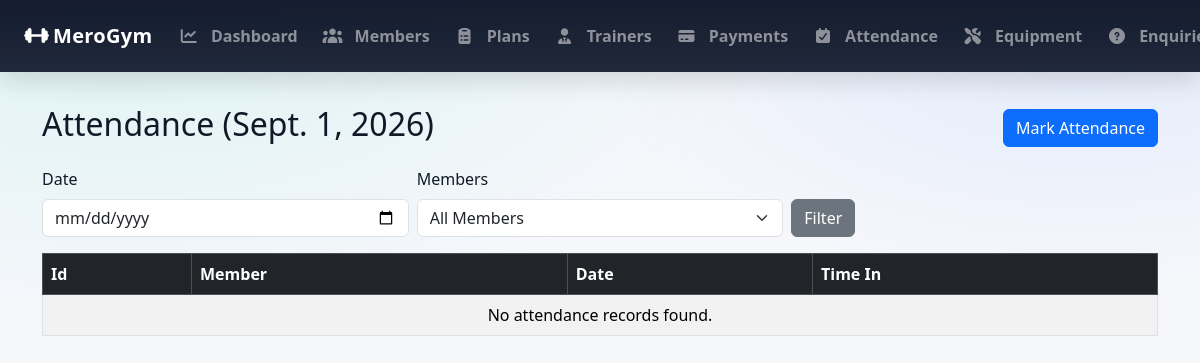
/admin_attendance/ (signed in), run on an earlier commit of the app's database.
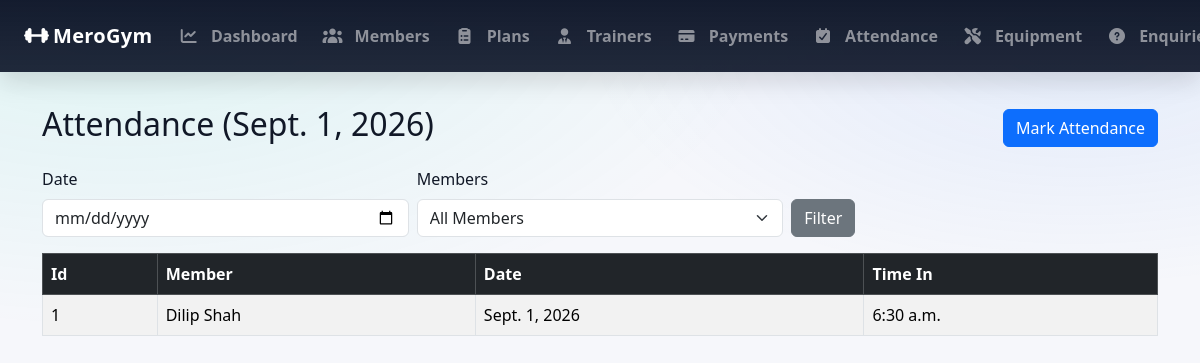
And on a later commit of the database.
### GymApp/models.py (models this page shows, shortened)
class Attendance(models.Model):
    member = models.ForeignKey(
        MemberProfile,
        on_delete=models.CASCADE,
        related_name='attendances'
    )
    date = models.DateField(default=timezone.now)
    time_in = models.TimeField(null=True, blank=True) # time when member checked in
    class Meta:
        unique_together = ('member', 'date') # ensure one attendance record per member per day

class MemberProfile(models.Model):
    GENDER_CHOICES = (
        ('MALE', 'Male'),
        ('FEMALE', 'Female'),
        ('OTHER', 'Other'),
    )
    user = models.OneToOneField(settings.AUTH_USER_MODEL, on_delete=models.CASCADE, related_name='member_profile')
    full_name = models.CharField(max_length=100)
    mobile = models.CharField(max_length=15)
    age = models.PositiveIntegerField(null=True, blank=True)
    gender = models.CharField(max_length=10, choices=GENDER_CHOICES, null=True, blank=True)
    address = models.TextField(blank=True)
    join_date = models.DateField(default=timezone.now)
    plan = models.ForeignKey(MembershipPlan,
                             on_delete=models.SET_NULL, # If plan is deleted, set to null
                             null=True, blank=True,
                             related_name='members'
                             )
    trainer = models.ForeignKey(
        Trainer,
        on_delete=models.SET_NULL,  # If trainer is deleted, set to null
        null=True, blank=True,
        related_name='members' # access members via trainer.members
    )
    membership_start = models.DateField(null=True, blank=True)
    membership_end = models.DateField(null=True, blank=True)
    is_membership_active = models.BooleanField(default=True)

### GymApp/views.py (the view)
    def wrapper(request, *args, **kwargs):
        if not request.user.is_authenticated or getattr(request.user, 'role', None) != 'ADMIN':
            messages.error(request, 'You must be logged in as an admin to access this page.')
            return redirect('admin_login')  # Redirect to the admin login page
        return view_func(request, *args, **kwargs)

### GymApp/views.py (called while the page is built)
def admin_required(view_func):
    def wrapper(request, *args, **kwargs):
        if not request.user.is_authenticated or getattr(request.user, 'role', None) != 'ADMIN':
            messages.error(request, 'You must be logged in as an admin to access this page.')
            return redirect('admin_login')  # Redirect to the admin login page
        return view_func(request, *args, **kwargs)
    return wrapper

### GymApp/templates/admin_attendance_list.html (shortened to what this page needs)
{% extends 'base.html' %}
{% block content %}
<div class="d-flex justify-content-between align-items-center mb-3">
    <h2>Attendance ({{ selected_date }})</h2>
    <a href="{% url 'admin_attendance_add' %}" class="btn btn-primary">Mark Attendance</a>
</div>
<form method="get" class="row g-2 mb-3">
    <div class="col-md-4">
        <label for="date" class="form-label">Date</label>
        <input type="date" class="form-control" id="date" name="date" value="{{ selected_date }}">
    </div>
    <div class="col-md-4">
        <label for="member_id" class="form-label">Members</label>
        <select name="member_id" id="member_id" class="form-select">
            <option value="">All Members</option>
        </select>
    </div>
    <div class="col-md-2 d-flex align-items-end">
        <button type="submit" class="btn btn-secondary">Filter</button>
    </div>
</form>
<table class="table table-bordered table-striped">
    <thead class="table-dark">
        <tr>
            <th>Id</th>
            <th>Member</th>
            <th>Date</th>
            <th>Time In</th>
        </tr>
    </thead>
    <tbody>
        {% for attendance in attendances %}
        <tr>
            <td>{{ forloop.counter }}</td>
            <td>{{ attendance.member.full_name }}</td>
            <td>{{ attendance.date }}</td>
            <td>{{ attendance.time_in }}</td>
        </tr>
        {% empty %}
        <tr>
            <td colspan="4" class="text-center">No attendance records found.</td>
        </tr>
        {% endfor %}
    </tbody>
</table>
{% endblock %}

What changed in the data, as far as the page shows it:
added Attendance: member.full_name "Dilip Shah", date "Sept. 1, 2026", time_in "6:30 a.m."
Also different on the page:
text no longer shown: "No attendance records found."
